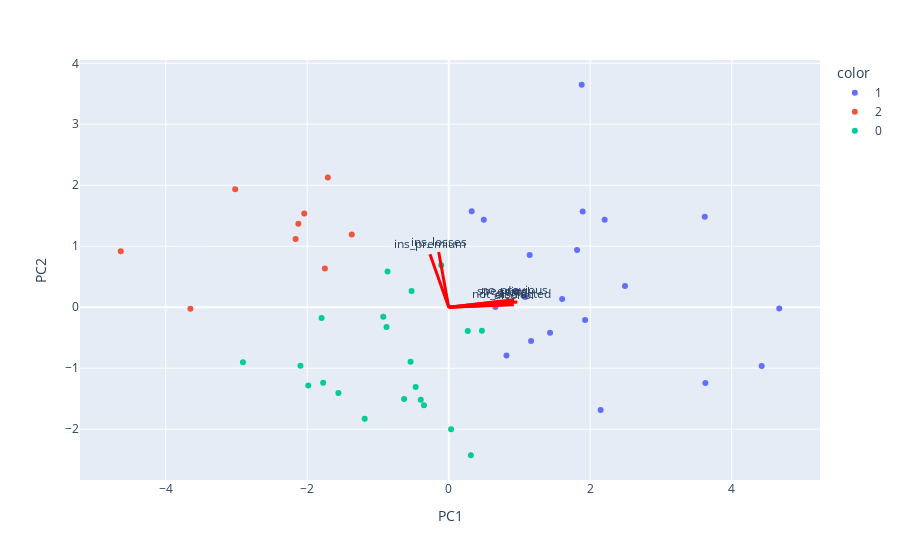

This figure's notebook cell:
### Markdown cell above
You may observe that they are practically the same values than those for DC & SC
    Also, their values for ins_losses doesn't differ much
    This happens because ins_losses influences PC2, not PC1
    And that's why DC & SC have kind of the same position concerning y-axis PC2

What can we conclude about this PCA()?

    The y-axis PC2 represent the variables of insurance
    Whereas the x-axis PC1 represent the social-demographic variables
    Opposite points in the x-axes PC1 means that they differ quite a lot in car accidents
    Like in the example for DC (very few accidents, alcohol, speeding) and SC (high number of accidents, alcohol, speeding,...)
    And opposite points in the y-axes PC2 means that the insurances won't lose/make more money
    As it happens for LA & ID: the two furthest points on the y-axis PC2

Can I represent the weights of the original data for the Principal Components as well as the points?

    Absolutely, that's called a Biplot

Biplot

    You may observe the social-demographic variables significantly displaced on the x-axis PC1
    While the insurance variables more displaced in vertical direction y-axis PC2

### Code cell
import numpy as np

loadings = pca.components_.T * np.sqrt(pca.explained_variance_)

fig = px.scatter(dfpca, x='PC1', y='PC2', color=model.labels_.astype(str))

for i, feature in enumerate(dfnorm.columns):
    fig.add_shape(
        type='line',
        x0=0, y0=0,
        x1=loadings[i, 0],
        y1=loadings[i, 1],
        line=dict(color="red",width=3)
    )
    fig.add_annotation(
        x=loadings[i, 0],
        y=loadings[i, 1],
        ax=0, ay=0,
        xanchor="center",
        yanchor="bottom",
        text=feature,
    )

fig.show()

### Figure 1 — Plotly figure (JSON) as saved in the notebook; plotly's stock layout.template omitted (floating-point values rounded to 4 significant figures)
{"data": [{"hovertemplate": "color=1<br>PC1=%{x}<br>PC2=%{y}<extra></extra>", "legendgroup": "1", "marker": {"color": "#636efa", "symbol": "circle"}, "mode": "markers", "name": "1", "orientation": "v", "showlegend": true, "type": "scatter", "x": [1.604, 1.144, 1.432, 2.492, 0.3247, 0.4957, 1.928, 1.079, 1.879, 0.6597, 3.628, 0.8163, 4.424, 1.894, 1.814, 4.672, 2.147, 0.9549, 2.204, 3.619, 1.164], "xaxis": "x", "y": [0.1334, 0.8582, -0.4205, 0.349, 1.574, 1.435, -0.2102, 0.1679, 3.648, 0.003254, -1.243, -0.7933, -0.9657, 1.57, 0.9366, -0.01952, -1.685, 0.2608, 1.433, 1.485, -0.5561], "yaxis": "y"}, {"hovertemplate": "color=2<br>PC1=%{x}<br>PC2=%{y}<extra></extra>", "legendgroup": "2", "marker": {"color": "#EF553B", "symbol": "circle"}, "mode": "markers", "name": "2", "orientation": "v", "showlegend": true, "type": "scatter", "x": [-1.751, -2.125, -4.636, -1.709, -3.651, -1.371, -3.018, -2.042, -2.164], "xaxis": "x", "y": [0.6336, 1.371, 0.919, 2.126, -0.02508, 1.191, 1.936, 1.539, 1.119], "yaxis": "y"}, {"hovertemplate": "color=0<br>PC1=%{x}<br>PC2=%{y}<extra></extra>", "legendgroup": "0", "marker": {"color": "#00cc96", "symbol": "circle"}, "mode": "markers", "name": "0", "orientation": "v", "showlegend": true, "type": "scatter", "x": [-0.9251, -0.5254, 0.3131, -0.8793, -0.3953, -0.3501, 0.2687, 0.03317, -2.909, -0.8649, -0.4671, -0.106, -1.775, 0.4693, -0.5391, -1.559, -1.985, -0.6303, -1.797, -2.096, -1.187], "xaxis": "x", "y": [-0.1544, 0.2667, -2.428, -0.3253, -1.518, -1.606, -0.3886, -2.001, -0.9038, 0.5837, -1.309, 0.6897, -1.239, -0.3845, -0.8926, -1.407, -1.283, -1.505, -0.1776, -0.959, -1.83], "yaxis": "y"}], "layout": {"annotations": [{"ax": 0, "ay": 0, "text": "total", "x": 0.9702, "xanchor": "center", "y": 0.08746, "yanchor": "bottom"}, {"ax": 0, "ay": 0, "text": "speeding", "x": 0.7595, "xanchor": "center", "y": 0.09716, "yanchor": "bottom"}, {"ax": 0, "ay": 0, "text": "alcohol", "x": 0.9194, "xanchor": "center", "y": 0.04245, "yanchor": "bottom"}, {"ax": 0, "ay": 0, "text": "not_distracted", "x": 0.8863, "xanchor": "center", "y": 0.05376, "yanchor": "bottom"}, {"ax": 0, "ay": 0, "text": "no_previous", "x": 0.9248, "xanchor": "center", "y": 0.122, "yanchor": "bottom"}, {"ax": 0, "ay": 0, "text": "ins_premium", "x": -0.2647, "xanchor": "center", "y": 0.8693, "yanchor": "bottom"}, {"ax": 0, "ay": 0, "text": "ins_losses", "x": -0.1416, "xanchor": "center", "y": 0.904, "yanchor": "bottom"}], "legend": {"title": {"text": "color"}, "tracegroupgap": 0}, "margin": {"t": 60}, "shapes": [{"line": {"color": "red", "width": 3}, "type": "line", "x0": 0, "x1": 0.9702, "y0": 0, "y1": 0.08746}, {"line": {"color": "red", "width": 3}, "type": "line", "x0": 0, "x1": 0.7595, "y0": 0, "y1": 0.09716}, {"line": {"color": "red", "width": 3}, "type": "line", "x0": 0, "x1": 0.9194, "y0": 0, "y1": 0.04245}, {"line": {"color": "red", "width": 3}, "type": "line", "x0": 0, "x1": 0.8863, "y0": 0, "y1": 0.05376}, {"line": {"color": "red", "width": 3}, "type": "line", "x0": 0, "x1": 0.9248, "y0": 0, "y1": 0.122}, {"line": {"color": "red", "width": 3}, "type": "line", "x0": 0, "x1": -0.2647, "y0": 0, "y1": 0.8693}, {"line": {"color": "red", "width": 3}, "type": "line", "x0": 0, "x1": -0.1416, "y0": 0, "y1": 0.904}], "xaxis": {"anchor": "y", "domain": [0, 1], "title": {"text": "PC1"}}, "yaxis": {"anchor": "x", "domain": [0, 1], "title": {"text": "PC2"}}}}
